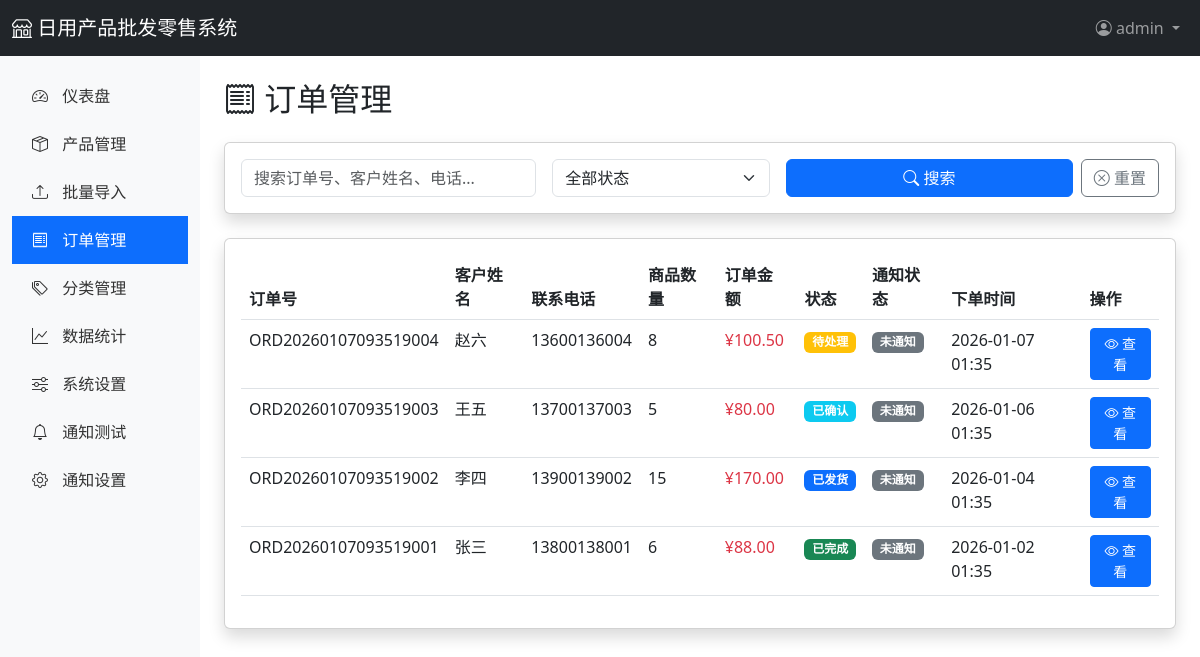
Page /admin/orders (signed in) on the committed database.
### app/models.py (models this page shows, shortened)
class User(UserMixin, db.Model):
    __tablename__ = 'users'
    id = db.Column(db.Integer, primary_key=True)
    username = db.Column(db.String(80), unique=True, nullable=False)
    email = db.Column(db.String(120), unique=True, nullable=False)
    password_hash = db.Column(db.String(255), nullable=False)
    role = db.Column(db.String(20), default='admin')  # admin, staff
    phone = db.Column(db.String(20))
    is_active = db.Column(db.Boolean, default=True)
    created_at = db.Column(db.DateTime, default=datetime.utcnow)
    updated_at = db.Column(db.DateTime, default=datetime.utcnow, onupdate=datetime.utcnow)
    orders = db.relationship('Order', backref='user', lazy='dynamic')

class Order(db.Model):
    __tablename__ = 'orders'
    id = db.Column(db.Integer, primary_key=True)
    order_no = db.Column(db.String(50), unique=True, nullable=False, index=True)  # 订单号
    customer_name = db.Column(db.String(100), nullable=False)
    customer_phone = db.Column(db.String(20))
    customer_email = db.Column(db.String(120))
    customer_address = db.Column(db.Text)
    total_amount = db.Column(db.Float, default=0)  # 总金额
    total_quantity = db.Column(db.Integer, default=0)  # 总数量
    status = db.Column(db.String(20), default='pending')  # pending, confirmed, shipped, completed, cancelled
    notes = db.Column(db.Text)  # 备注
    notified = db.Column(db.Boolean, default=False)  # 是否已通知
    created_at = db.Column(db.DateTime, default=datetime.utcnow)
    updated_at = db.Column(db.DateTime, default=datetime.utcnow, onupdate=datetime.utcnow)
    user_id = db.Column(db.Integer, db.ForeignKey('users.id'))
    items = db.relationship('OrderItem', backref='order', lazy='dynamic', cascade='all, delete-orphan')

### app/routes/admin.py (the view)
@admin_bp.route('/orders')
@login_required
def orders():
    page = request.args.get('page', 1, type=int)
    per_page = 20
    status = request.args.get('status', '')
    query_text = request.args.get('q', '')
    orders_query = Order.query
    if status:
        orders_query = orders_query.filter_by(status=status)
    if query_text:
        orders_query = orders_query.filter(
            (Order.order_no.contains(query_text)) |
            (Order.customer_name.contains(query_text)) |
            (Order.customer_phone.contains(query_text))
        )
    pagination = orders_query.order_by(Order.created_at.desc()).paginate(
        page=page, per_page=per_page, error_out=False
    )
    return render_template('admin/orders.html',
                         orders=pagination.items,
                         pagination=pagination,
                         status=status,
                         query=query_text)

### app/templates/admin/orders.html (shortened to what this page needs)
{% extends "admin/base.html" %}
{% block content %}
<h2 class="mb-4"><i class="bi bi-receipt"></i> 订单管理</h2>
<div class="card shadow mb-4">
    <div class="card-body">
        <form method="GET" action="{{ url_for('admin.orders') }}">
            <div class="row g-3">
                <div class="col-md-4">
                    <input type="text" class="form-control" name="q" placeholder="搜索订单号、客户姓名、电话..." value="{{ query }}">
                </div>
                <div class="col-md-3">
                    <select class="form-select" name="status">
                        <option value="">全部状态</option>
                    </select>
                </div>
                <div class="col-md-5">
                    <div class="d-flex gap-2">
                        <button type="submit" class="btn btn-primary flex-grow-1">
                            <i class="bi bi-search"></i> 搜索
                        </button>
                        <a href="{{ url_for('admin.orders') }}" class="btn btn-outline-secondary">
                            <i class="bi bi-x-circle"></i> 重置
                        </a>
                    </div>
                </div>
            </div>
        </form>
    </div>
</div>
<div class="card shadow">
    <div class="card-body">
        <div class="table-responsive">
            <table class="table table-hover">
                <thead>
                    <tr>
                        <th>订单号</th>
                        <th>客户姓名</th>
                        <th>联系电话</th>
                        <th>商品数量</th>
                        <th>订单金额</th>
                        <th>状态</th>
                        <th>通知状态</th>
                        <th>下单时间</th>
                        <th>操作</th>
                    </tr>
                </thead>
                <tbody>
                    {% if orders %}
                        {% for order in orders %}
                        <tr>
                            <td>{{ order.order_no }}</td>
                            <td>{{ order.customer_name }}</td>
                            <td>{{ order.customer_phone or '-' }}</td>
                            <td>{{ order.total_quantity }}</td>
                            <td class="text-danger">¥{{ "%.2f"|format(order.total_amount) }}</td>
                            <td>
                                {% if order.status == 'pending' %}
                                    <span class="badge bg-warning">待处理</span>
                                {% elif order.status == 'confirmed' %}
                                    <span class="badge bg-info">已确认</span>
                                {% elif order.status == 'shipped' %}
                                    <span class="badge bg-primary">已发货</span>
                                {% elif order.status == 'completed' %}
                                    <span class="badge bg-success">已完成</span>
                                {% elif order.status == 'cancelled' %}
                                    <span class="badge bg-danger">已取消</span>
                                {% endif %}
                            </td>
                            <td>
                                {% if order.notified %}
                                    <span class="badge bg-success">已通知</span>
                                {% else %}
                                    <span class="badge bg-secondary">未通知</span>
                                {% endif %}
                            </td>
                            <td>{{ order.created_at.strftime('%Y-%m-%d %H:%M') }}</td>
                            <td>
                                <a href="{{ url_for('admin.order_detail', order_id=order.id) }}" class="btn btn-sm btn-primary">
                                    <i class="bi bi-eye"></i> 查看
                                </a>
                            </td>
                        </tr>
                        {% endfor %}
                    {% else %}
                        <tr>
                            <td colspan="9" class="text-center text-muted py-4">暂无订单</td>
                        </tr>
                    {% endif %}
                </tbody>
            </table>
        </div>
    </div>
</div>
{% endblock %}

### app/templates/admin/base.html (shortened to what this page needs)
<!DOCTYPE html>
<html lang="zh-CN">
<head>
    <link href="https://cdn.jsdelivr.net/npm/bootstrap@5.3.0/dist/css/bootstrap.min.css" rel="stylesheet">
    <link href="https://cdn.jsdelivr.net/npm/bootstrap-icons@1.11.0/font/bootstrap-icons.css" rel="stylesheet">
</head>
<body>
    <nav class="navbar navbar-expand-lg navbar-dark bg-dark">
        <div class="container-fluid">
            <a class="navbar-brand" href="{{ url_for('main.index') }}">
                <i class="bi bi-shop"></i> 日用产品批发零售系统
            </a>
            <div class="navbar-nav ms-auto">
                <div class="nav-item dropdown">
                    <a class="nav-link dropdown-toggle" href="#" role="button" data-bs-toggle="dropdown">
                        <i class="bi bi-person-circle"></i> {{ current_user.username }}
                    </a>
                </div>
            </div>
        </div>
    </nav>
    <div class="container-fluid">
        <div class="row">
            <nav class="col-md-2 d-none d-md-block sidebar py-3">
                <ul class="nav flex-column">
                    <li class="nav-item">
                        <a class="nav-link {% if request.endpoint == 'admin.dashboard' %}active{% endif %}" href="{{ url_for('admin.dashboard') }}">
                            <i class="bi bi-speedometer2"></i> 仪表盘
                        </a>
                    </li>
                    <li class="nav-item">
                        <a class="nav-link {% if 'admin.product' in request.endpoint %}active{% endif %}" href="{{ url_for('admin.products') }}">
                            <i class="bi bi-box-seam"></i> 产品管理
                        </a>
                    </li>
                    <li class="nav-item">
                        <a class="nav-link {% if request.endpoint == 'admin.products_import' %}active{% endif %}" href="{{ url_for('admin.products_import') }}">
                            <i class="bi bi-upload"></i> 批量导入
                        </a>
                    </li>
                    <li class="nav-item">
                        <a class="nav-link {% if request.endpoint == 'admin.orders' %}active{% endif %}" href="{{ url_for('admin.orders') }}">
                            <i class="bi bi-receipt"></i> 订单管理
                        </a>
                    </li>
                    <li class="nav-item">
                        <a class="nav-link {% if request.endpoint == 'admin.categories' %}active{% endif %}" href="{{ url_for('admin.categories') }}">
                            <i class="bi bi-tags"></i> 分类管理
                        </a>
                    </li>
                    <li class="nav-item">
                        <a class="nav-link {% if request.endpoint == 'admin.statistics' %}active{% endif %}" href="{{ url_for('admin.statistics') }}">
                            <i class="bi bi-graph-up"></i> 数据统计
                        </a>
                    </li>
                    <li class="nav-item">
                        <a class="nav-link {% if request.endpoint == 'admin.settings' %}active{% endif %}" href="{{ url_for('admin.settings') }}">
                            <i class="bi bi-sliders"></i> 系统设置
                        </a>
                    </li>
                    <li class="nav-item">
                        <a class="nav-link {% if request.endpoint == 'admin.notification_test' %}active{% endif %}" href="{{ url_for('admin.notification_test') }}">
                            <i class="bi bi-bell"></i> 通知测试
                        </a>
                    </li>
                    <li class="nav-item">
                        <a class="nav-link {% if 'system' in request.endpoint %}active{% endif %}" href="{{ url_for('system.settings') }}">
                            <i class="bi bi-gear"></i> 通知设置
                        </a>
                    </li>
                </ul>
            </nav>
            <main class="col-md-10 ms-sm-auto col-lg-10 px-md-4 py-4">
                {% block content %}{% endblock %}
            </main>
        </div>
    </div>
</body>
</html>

### app/templates/admin/base.html (style rules this page uses)
.sidebar { min-height: calc(100vh - 56px); background-color: #f8f9fa; }
.sidebar .nav-link { color: #333; padding: 12px 20px; }
.sidebar .nav-link:hover, .sidebar .nav-link.active { background-color: #0d6efd; color: white; }
.sidebar .nav-link i { margin-right: 10px; }

### rows in the picture
User: username "admin"
Order: order_no "ORD20260107093519004", customer_name "赵六", customer_phone "13600136004", total_quantity "8", total_amount "100.50", status "待处理", notified "未通知", created_at "2026-01-07 01:35"
Order: order_no "ORD20260107093519003", customer_name "王五", customer_phone "13700137003", total_quantity "5", total_amount "80.00", status "已确认", notified "未通知", created_at "2026-01-06 01:35"
Order: order_no "ORD20260107093519002", customer_name "李四", customer_phone "13900139002", total_quantity "15", total_amount "170.00", status "已发货", notified "未通知", created_at "2026-01-04 01:35"
Order: order_no "ORD20260107093519001", customer_name "张三", customer_phone "13800138001", total_quantity "6", total_amount "88.00", status "已完成", notified "未通知", created_at "2026-01-02 01:35"
